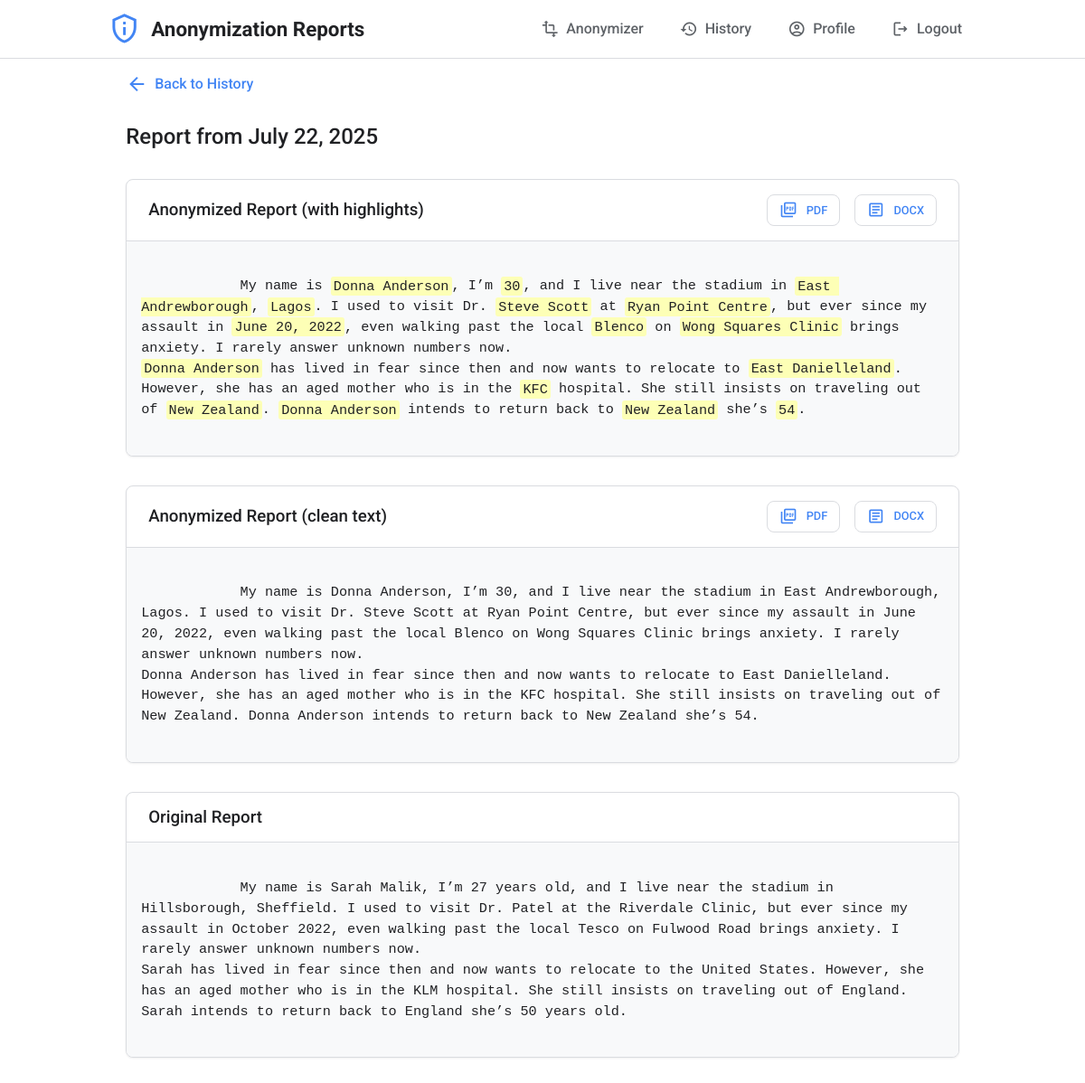
Screenshot of /history/1 (signed in) with the database file from the repository.
### app/models.py (models this page shows, shortened)
class ReportHistory(db.Model):
    id = db.Column(db.Integer, primary_key=True)
    original_text = db.Column(db.Text, nullable=False)
    anonymized_text_highlighted = db.Column(db.Text, nullable=False)
    anonymized_text_clean = db.Column(db.Text, nullable=False)
    timestamp = db.Column(db.DateTime, nullable=False, default=datetime.datetime.now(datetime.timezone.utc))
    user_id = db.Column(db.Integer, db.ForeignKey('user.id'), nullable=False)
    model_used = db.Column(db.String(50), nullable=False, server_default='unknown')
    anonymization_level = db.Column(db.String(50), nullable=False, server_default='unknown')

### app/main.py (the view)
@main.route('/history/<int:report_id>')
@login_required
def history_detail(report_id):
    report = ReportHistory.query.get_or_404(report_id)
    if report.user_id != current_user.id:
        abort(403)
    return render_template('history_detail.html', report=report)

### app/templates/history_detail.html (shortened to what this page needs)
{% extends "base.html" %}
{% block content %}
<div class="history-detail-container">
    <a href="{{ url_for('main.history') }}" class="back-link">
        <span class="material-icons-outlined">arrow_back</span> Back to History
    </a>
    <h2>Report from {{ report.timestamp.strftime('%B %d, %Y') }}</h2>
    <div class="card">
        <div class="card-header">
            <h3>Anonymized Report (with highlights)</h3>
            <div class="download-options">
                 <a href="{{ url_for('main.download_report', report_id=report.id, file_format='pdf', highlight='true') }}" class="btn btn-secondary">
                    <span class="material-icons-outlined">picture_as_pdf</span> PDF
                </a>
                 <a href="{{ url_for('main.download_report', report_id=report.id, file_format='docx', highlight='true') }}" class="btn btn-secondary">
                    <span class="material-icons-outlined">article</span> DOCX
                </a>
            </div>
        </div>
        <div class="card-body output-box">
            {{ report.anonymized_text_highlighted|safe }}
        </div>
    </div>
    <div class="card">
        <div class="card-header">
            <h3>Anonymized Report (clean text)</h3>
            <div class="download-options">
                 <a href="{{ url_for('main.download_report', report_id=report.id, file_format='pdf', highlight='false') }}" class="btn btn-secondary">
                    <span class="material-icons-outlined">picture_as_pdf</span> PDF
                </a>
                 <a href="{{ url_for('main.download_report', report_id=report.id, file_format='docx', highlight='false') }}" class="btn btn-secondary">
                    <span class="material-icons-outlined">article</span> DOCX
                </a>
            </div>
        </div>
        <div class="card-body output-box">
            {{ report.anonymized_text_clean }}
        </div>
    </div>
    <div class="card">
        <div class="card-header">
            <h3>Original Report</h3>
        </div>
        <div class="card-body output-box">
            {{ report.original_text }}
        </div>
    </div>
</div>
{% endblock %}

### app/static/css/style.css (style rules this page uses)
:root { --primary-color: #4285F4; --primary-hover: #5a95f5; --primary-active: #357ae8; --secondary-color: #f1f3f4; --secondary-hover: #e8eaed; --danger-color: #ea4335; --success-color: #34a853; --text-color: #202124; --subtle-text: #5f6368; --bg-color: #ffffff; --border-color: #dadce0; --card-bg: #ffffff; --marked-bg: #FDFFB6; --font-family: 'Roboto', sans-serif; --border-radius: 8px; --card-shadow: 0 1px 2px 0 rgba(60,64,67,.3), 0 2px 6px 2px rgba(60,64,67,.15); --container-width: 960px; }
* { box-sizing: border-box; margin: 0; padding: 0; }
body { font-family: var(--font-family); background-color: var(--bg-color); color: var(--text-color); line-height: 1.2; display: flex; flex-direction: column; min-height: 100vh; -webkit-font-smoothing: antialiased; -moz-osx-font-smoothing: grayscale; }
a { color: var(--primary-color); text-decoration: none; transition: color 0.2s ease-in-out; }
h1, h2, h3, h4 { font-weight: 500; line-height: 1.2; }
.btn { display: inline-flex; align-items: center; justify-content: center; gap: 0.6rem; font-family: var(--font-family); font-weight: 500; border: 1px solid transparent; border-radius: var(--border-radius); padding: 0.6rem 1.2rem; font-size: 0.9rem; cursor: pointer; text-decoration: none; transition: background-color 0.2s, box-shadow 0.2s, border-color 0.2s; -webkit-font-smoothing: antialiased; }
.btn .material-icons-outlined, .main-header nav a .material-icons-outlined { font-size: 1.25rem; line-height: 1; }
.btn-secondary { background-color: var(--bg-color); color: var(--primary-color); border-color: var(--border-color); }
.card { background-color: var(--card-bg); border: 1px solid var(--border-color); border-radius: var(--border-radius); margin-bottom: 2rem; overflow: hidden; box-shadow: 0 1px 2px 0 rgba(60,64,67,.08); }
.card-header { padding: 1rem 1.5rem; border-bottom: 1px solid var(--border-color); display: flex; justify-content: space-between; align-items: center; }
.card-header h3 { margin: 0; }
.card-body { padding: 1.5rem; }
.output-box { background-color: #f8f9fa; min-height: 200px; max-height: 500px; overflow-y: auto; white-space: pre-wrap; word-wrap: break-word; font-family: 'Courier New', Courier, monospace; font-size: 0.95rem; line-height: 1.5; padding: 1rem; border-radius: 4px; }
.output-box mark { background-color: var(--marked-bg); color: var(--text-color); border-radius: 3px; padding: 0.1em 0.2em; }
.download-options { display: flex; gap: 1rem; }
.back-link { display: inline-flex; align-items: center; gap: 0.5rem; margin-bottom: 2rem; font-weight: 500; }
.history-detail-container h2 { margin-bottom: 2rem; }
.history-detail-container .card-header .download-options a { font-size: 0.8rem; padding: 0.4rem 0.8rem; }

### rows the page displays
ReportHistory: timestamp "July 22, 2025", anonymized_text_highlighted "My name is Donna Anderson , I’m 30 , and I live near the stadium in East Andrewborough , Lagos . I used to visit Dr. Steve Scott at Ryan Point Centre , but ever since my assault in June 20, 2022 , even walking past the local Blenco on Wong Squares Clinic brings anxiety. I rarely answer unknown numbers now. Donna Anderson has lived in fear since then and now wants to relocate to East Danielleland . However, she has an aged mother who is in the KFC hospital. She still insists on traveling out of New Zealand . Donna Anderson intends to return back to New Zealand she’s 54 .", anonymized_text_clean "My name is Donna Anderson, I’m 30, and I live near the stadium in East Andrewborough, Lagos. I used to visit Dr. Steve Scott at Ryan Point Centre, but ever since my assault in June 20, 2022, even walking past the local Blenco on Wong Squares Clinic brings anxiety. I rarely answer unknown numbers now. Donna Anderson has lived in fear since then and now wants to relocate to East Danielleland. However, she has an aged mother who is in the KFC hospital. She still insists on traveling out of New Zealand. Donna Anderson intends to return back to New Zealand she’s 54.", original_text "My name is Sarah Malik, I’m 27 years old, and I live near the stadium in Hillsborough, Sheffield. I used to visit Dr. Patel at the Riverdale Clinic, but ever since my assault in October 2022, even walking past the local Tesco on Fulwood Road brings anxiety. I rarely answer unknown numbers now. Sarah has lived in fear since then and now wants to relocate to the United States. However, she has an aged mother who is in the KLM hospital. She still insists on traveling out of England. Sarah intends to return back to England she’s 50 years old."
